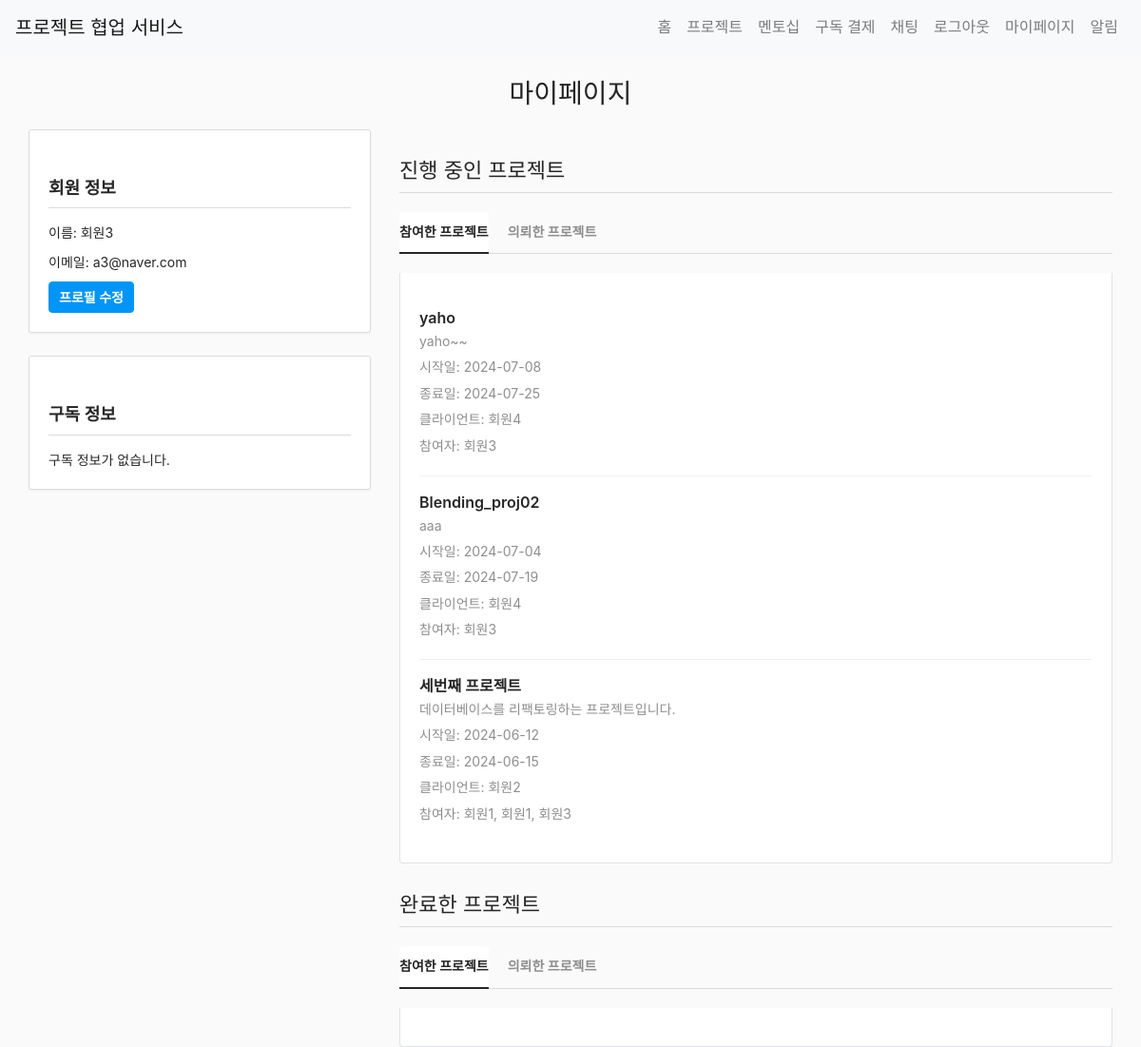
Screenshot of /mypage/ (signed in) with the database file from the repository.
### app/models.py (models this page shows)
class User(UserMixin, db.Model):
    id = db.Column(db.Integer, primary_key=True)
    name = db.Column(db.String(100), nullable=False)
    email = db.Column(db.String(120), unique=True, nullable=False)
    password = db.Column(db.String(255), nullable=False)
    bio = db.Column(db.Text)
    chat_rooms = db.relationship('ChatRoom', secondary='chat_room_participant', back_populates='participants')
    chat_room_participants = db.relationship('ChatRoomParticipant', back_populates='user')
    notifications = db.relationship('Notification', back_populates='user', lazy=True)
    projects = db.relationship('Project', secondary='project_participant', back_populates='participants')
    subscription = db.relationship('Subscription', back_populates='subscriber', uselist=False)
    created_projects = db.relationship('Project', back_populates='client', lazy=True, foreign_keys='Project.client_id')
    mentees = db.relationship('User',
                              secondary=mentorship_mentor,
                              primaryjoin=(mentorship_mentor.c.mentor_id == id),
                              secondaryjoin=(mentorship_mentor.c.mentee_id == id),
                              backref=db.backref('mentors', lazy='dynamic'),
                              lazy='dynamic')
    pending_mentees = db.relationship('User',
                                    secondary=mentorship_mentee,
                                    primaryjoin=(mentorship_mentee.c.mentor_id == id),
                                    secondaryjoin=(mentorship_mentee.c.mentee_id == id),
                                    backref=db.backref('pending_mentors', lazy='dynamic'),
                                    lazy='dynamic')
    project_participants = db.relationship('ProjectParticipant', back_populates='user', lazy=True)

class Project(db.Model):
    id = db.Column(db.Integer, primary_key=True)
    title = db.Column(db.String(100), nullable=False)
    description = db.Column(db.Text, nullable=False)
    start_date = db.Column(db.Date, nullable=False)
    end_date = db.Column(db.Date, nullable=False)
    created_at = db.Column(db.DateTime, default=datetime.utcnow)
    client_id = db.Column(db.Integer, db.ForeignKey('user.id'), nullable=False)
    client = db.relationship('User', back_populates='created_projects')
    completed = db.Column(db.Boolean, default=False)
    participants = db.relationship('User', secondary='project_participant', back_populates='projects', overlaps="project_participants")
    project_participants = db.relationship('ProjectParticipant', back_populates='project', lazy=True, overlaps="participants,projects")
    progresses = db.relationship('ProjectProgress', back_populates='project', lazy=True)  # 새로운 관계 추가
    overview = db.Column(db.Text)
    requirements = db.Column(db.Text)
    flowchart = db.Column(db.Text)
    timeline = db.Column(db.Text)
    github_repo = db.Column(db.String(200))

### app/views/mypage.py (the view)
@bp.route('/')
@login_required
def index():
    participating_projects = current_user.projects
    created_projects = current_user.created_projects
    return render_template('mypage/index.html', participating_projects=participating_projects, created_projects=created_projects)

### app/__init__.py (called while the page is built)
@login_manager.user_loader
def load_user(user_id):
    if user_id is not None:
        return User.query.get(int(user_id))
    return None

### app/templates/mypage/index.html (shortened to what this page needs)
{% extends 'base.html' %}
{% block extra_css %}
    <link rel="stylesheet" href="{{ url_for('static', filename='css/components/forms.css') }}">
    <link rel="stylesheet" href="{{ url_for('static', filename='css/pages/mypage.css') }}">
{% endblock %}
{% block content %}
<div class="container my-page">
  <h1>마이페이지</h1>
  <div class="row">
    <div class="col-md-4">
      <div class="card">
        <div class="card-body">
          <h2 class="card-title">회원 정보</h2>
          <p class="card-text">이름: {{ current_user.name }}</p>
          <p class="card-text">이메일: {{ current_user.email }}</p>
          <a href="{{ url_for('mypage.profile') }}" class="btn btn-primary">프로필 수정</a>
        </div>
      </div>
      <div class="card mt-4">
        <div class="card-body">
          <h2 class="card-title">구독 정보</h2>
          {% if current_user.subscription %}
          <p class="card-text">구독 시작일: {{ current_user.subscription.payment_date.strftime('%Y-%m-%d') }}</p>
          <p class="card-text">구독 종료일: {{ current_user.subscription.expiration_date.strftime('%Y-%m-%d') }}</p>
          {% else %}
          <p class="card-text">구독 정보가 없습니다.</p>
          {% endif %}
        </div>
      </div>
    </div>
    <div class="col-md-8">
      <h2>진행 중인 프로젝트</h2>
      <ul class="nav nav-tabs">
        <li class="nav-item">
          <a class="nav-link active" data-toggle="tab" href="#participating-projects">참여한 프로젝트</a>
        </li>
        <li class="nav-item">
          <a class="nav-link" data-toggle="tab" href="#created-projects">의뢰한 프로젝트</a>
        </li>
      </ul>
      <div class="tab-content">
        <div class="tab-pane fade show active" id="participating-projects">
          {% set ongoing_participating_projects = participating_projects|rejectattr('completed') %}
          {% if ongoing_participating_projects %}
          <ul class="list-group">
            {% for project in ongoing_participating_projects %}
            <li class="list-group-item">
              <a href="{{ url_for('project.detail', project_id=project.id) }}">{{ project.title }}</a>
              <p>{{ project.description }}</p>
              <p>시작일: {{ project.start_date.strftime('%Y-%m-%d') }}</p>
              <p>종료일: {{ project.end_date.strftime('%Y-%m-%d') }}</p>
              <p>클라이언트: {{ project.client.name }}</p>
              <p>참여자:
                {% for participant in project.participants %}
                  {{ participant.name }}{% if not loop.last %}, {% endif %}
                {% endfor %}
              </p>
            </li>
            {% endfor %}
          </ul>
          {% else %}
          <p>진행 중인 참여 프로젝트가 없습니다.</p>
          {% endif %}
        </div>
          {% set ongoing_created_projects = created_projects|rejectattr('completed') %}
      </div>
      <h2>완료한 프로젝트</h2>
      <ul class="nav nav-tabs">
        <li class="nav-item">
          <a class="nav-link active" data-toggle="tab" href="#completed-participating-projects">참여한 프로젝트</a>
        </li>
        <li class="nav-item">
          <a class="nav-link" data-toggle="tab" href="#completed-created-projects">의뢰한 프로젝트</a>
        </li>
      </ul>
      <div class="tab-content">
          {% set completed_participating_projects = participating_projects|selectattr('completed') %}
          {% set completed_created_projects = created_projects|selectattr('completed') %}
      </div>
    </div>
  </div>
</div>
{% endblock %}

### app/static/css/main.css (style rules this page uses)
:root { --primary-color: #007bff; --secondary-color: #6c757d; --success-color: #28a745; --danger-color: #dc3545; --warning-color: #ffc107; --info-color: #17a2b8; --light-color: #f8f9fa; --dark-color: #343a40; --font-family-sans-serif: -apple-system, BlinkMacSystemFont, "Segoe UI", Roboto, "Helvetica Neue", Arial, sans-serif; --font-family-monospace: SFMono-Regular, Menlo, Monaco, Consolas, "Liberation Mono", "Courier New", monospace; }
* { margin: 0; padding: 0; box-sizing: border-box; }
body { font-family: var(--font-family-sans-serif); line-height: 1.6; color: var(--dark-color); background-color: var(--light-color); }
.container { width: 100%; max-width: 1200px; margin: 0 auto; padding: 0 15px; }
a { color: var(--primary-color); text-decoration: none; }

### app/static/css/pages/mypage.css (style rules this page uses)
body { background-color: #fafafa; font-family: -apple-system, BlinkMacSystemFont, "Segoe UI", Roboto, Helvetica, Arial, sans-serif; color: #262626; }
h1, h2 { font-weight: 300; margin-bottom: 20px; }
h1 { font-size: 28px; text-align: center; }
h2 { font-size: 22px; border-bottom: 1px solid #dbdbdb; padding-bottom: 10px; margin-top: 30px; }
.card { background-color: #fff; border: 1px solid #dbdbdb; border-radius: 3px; margin-bottom: 20px; box-shadow: 0 1px 2px rgba(0,0,0,0.05); }
.card-body { padding: 20px; }
.card-title { font-size: 18px; font-weight: 600; margin-bottom: 15px; }
.card-text { font-size: 14px; line-height: 1.5; margin-bottom: 10px; }
.btn-primary { background-color: #0095f6; border-color: #0095f6; padding: 5px 10px; font-size: 14px; font-weight: 600; }
.nav-tabs { border-bottom: 1px solid #dbdbdb; margin-bottom: 20px; }
.nav-tabs .nav-link { color: #8e8e8e; border: none; font-size: 14px; font-weight: 600; padding: 10px 0; margin-right: 20px; }
.nav-tabs .nav-link.active { color: #262626; border-bottom: 2px solid #262626; }
.tab-content { background-color: #fff; border: 1px solid #dee2e6; border-top: none; border-radius: 0 0 0.25rem 0.25rem; padding: 20px; }
.list-group-item { border: none; border-bottom: 1px solid #efefef; padding: 15px 0; }
.list-group-item:last-child { border-bottom: none; }
.list-group-item a { color: #262626; font-weight: 600; text-decoration: none; }
.list-group-item p { font-size: 14px; color: #8e8e8e; margin-bottom: 5px; }

### rows the page displays
User: name "회원3", email "a3@naver.com"
Project: title "yaho", description "yaho~~", start_date "2024-07-08", end_date "2024-07-25", client.name "회원4"
Project: title "Blending_proj02", description "aaa", start_date "2024-07-04", end_date "2024-07-19", client.name "회원4"
Project: title "세번째 프로젝트", description "데이터베이스를 리팩토링하는 프로젝트입니다.", start_date "2024-06-12", end_date "2024-06-15", client.name "회원2"
User: name "회원1"
User: name "회원1"
